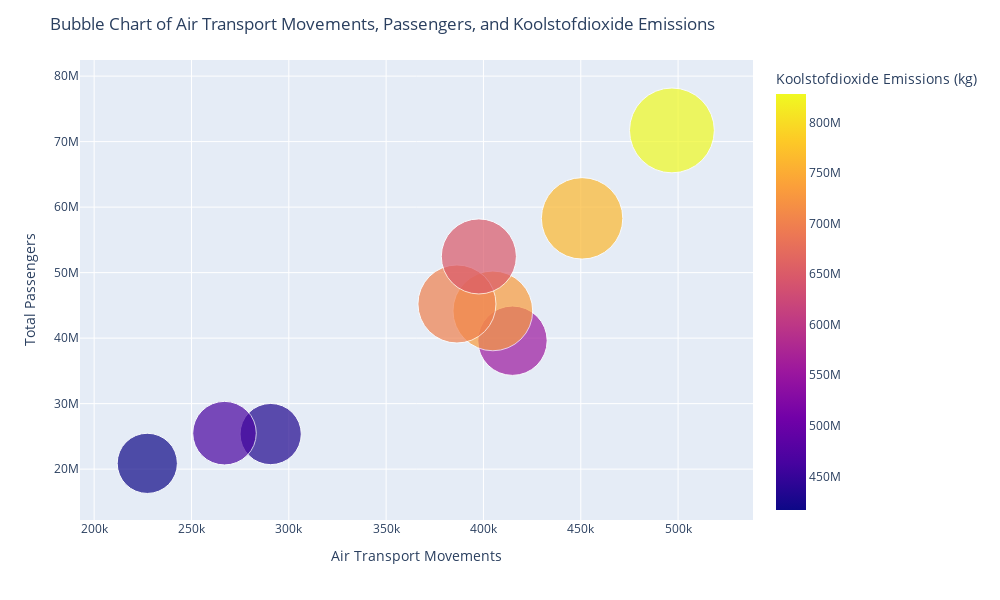

Notebook code cell kept with this figure:
### Code cell
import pandas as pd
import plotly.express as px

# Load the datasets
df_emission = pd.read_csv("Schiphol_Emissie_Cleaned.csv")
df_yearly = pd.read_csv("Yearly_Traffic_Data_Cleaned.csv")

# Preprocess the emission dataset
df_emission['EMISSIE (kg)'] = df_emission['EMISSIE (kg)'].str.replace(',', '.').astype(float)

# Filter the data for "Koolstofdioxide"
df_koolstofdioxide = df_emission[df_emission['STOFNAAM'] == 'Koolstofdioxide']

# Aggregate the data by year
df_aggregated = df_koolstofdioxide.groupby('EMISSIEJAAR')['EMISSIE (kg)'].sum().reset_index()

# Merge with the yearly traffic data
df_combined = pd.merge(df_yearly, df_aggregated, left_on='Year', right_on='EMISSIEJAAR', how='inner')

# Drop unnecessary columns and handle any missing values if needed
df_combined.drop(columns=['EMISSIEJAAR'], inplace=True)
df_combined.fillna(0, inplace=True)

# Create the bubble chart
fig = px.scatter(df_combined, 
                 x='Air_Transport_Movements_Total', 
                 y='Passengers_Total', 
                 size='EMISSIE (kg)', 
                 color='EMISSIE (kg)',  
                 hover_name='Year',
                 hover_data={
                     'Air_Transport_Movements_Total': True,
                     'Passengers_Total': True,
                     'EMISSIE (kg)': True,
                     'Year': False  # Set to False to avoid duplication
                 },
                 size_max=60,
                 labels={
                     'Air_Transport_Movements_Total': 'Air Transport Movements',
                     'Passengers_Total': 'Total Passengers',
                     'EMISSIE (kg)': 'Koolstofdioxide Emissions (kg)'
                 })

# Update layout for the plot
fig.update_layout(
    title="Bubble Chart of Air Transport Movements, Passengers, and Koolstofdioxide Emissions",
    xaxis_title="Air Transport Movements",
    yaxis_title="Total Passengers",
    height=600,
    width=1000
)

# Show the plot
fig.show()

### Figure 1 — Plotly figure (JSON) as saved in the notebook; plotly's stock layout.template omitted (floating-point values rounded to 4 significant figures)
{"data": [{"customdata": [[431000000.0, 1995], [553400000.0, 2000], [731500000.0, 2005], [700800000.0, 2010], [763400000.0, 2015], [828200000.0, 2019], [416800000.0, 2020], [465100000.0, 2021], [648600000.0, 2022]], "hovertemplate": "<b>%{hovertext}</b><br><br>Air Transport Movements=%{x}<br>Total Passengers=%{y}<br>Koolstofdioxide Emissions (kg)=%{marker.color}<extra></extra>", "hovertext": [1995, 2000, 2005, 2010, 2015, 2019, 2020, 2021, 2022], "legendgroup": "", "marker": {"color": [431000000.0, 553400000.0, 731500000.0, 700800000.0, 763400000.0, 828200000.0, 416800000.0, 465100000.0, 648600000.0], "coloraxis": "coloraxis", "size": [431000000.0, 553400000.0, 731500000.0, 700800000.0, 763400000.0, 828200000.0, 416800000.0, 465100000.0, 648600000.0], "sizemode": "area", "sizeref": 230000.0, "symbol": "circle"}, "mode": "markers", "name": "", "orientation": "v", "showlegend": false, "type": "scatter", "x": [290690, 414928, 404819, 386388, 450679, 496826, 227304, 266967, 397646], "xaxis": "x", "y": [25355001, 39606925, 44157005, 45211749, 58284864, 71706999, 20884044, 25492633, 52472188], "yaxis": "y"}], "layout": {"coloraxis": {"colorbar": {"title": {"text": "Koolstofdioxide Emissions (kg)"}}, "colorscale": [[0, "#0d0887"], [0.1111, "#46039f"], [0.2222, "#7201a8"], [0.3333, "#9c179e"], [0.4444, "#bd3786"], [0.5556, "#d8576b"], [0.6667, "#ed7953"], [0.7778, "#fb9f3a"], [0.8889, "#fdca26"], [1, "#f0f921"]]}, "height": 600, "legend": {"itemsizing": "constant", "tracegroupgap": 0}, "margin": {"t": 60}, "title": {"text": "Bubble Chart of Air Transport Movements, Passengers, and Koolstofdioxide Emissions"}, "width": 1000, "xaxis": {"anchor": "y", "autorange": true, "domain": [0, 1], "range": [192200.0, 539100.0], "title": {"text": "Air Transport Movements"}, "type": "linear"}, "yaxis": {"anchor": "x", "autorange": true, "domain": [0, 1], "range": [12240000.0, 82460000.0], "title": {"text": "Total Passengers"}, "type": "linear"}}}
